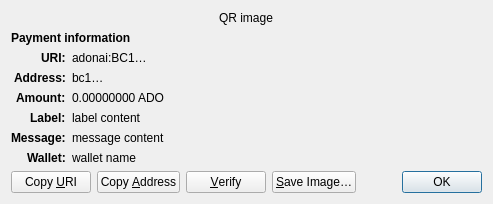
<?xml version="1.0" encoding="UTF-8"?>
<ui version="4.0">
 <class>ReceiveRequestDialog</class>
 <widget class="QDialog" name="ReceiveRequestDialog">
  <property name="geometry">
   <rect>
    <x>0</x>
    <y>0</y>
    <width>413</width>
    <height>229</height>
   </rect>
  </property>
  <property name="windowTitle">
   <string>Request payment to …</string>
  </property>
  <layout class="QGridLayout" name="gridLayout" columnstretch="0,1">
   <property name="sizeConstraint">
    <enum>QLayout::SetFixedSize</enum>
   </property>
   <item row="0" column="0" colspan="2" alignment="Qt::AlignHCenter">
    <widget class="QRImageWidget" name="qr_code">
     <property name="text">
      <string notr="true">QR image</string>
     </property>
     <property name="textInteractionFlags">
      <set>Qt::NoTextInteraction</set>
     </property>
    </widget>
   </item>
   <item row="1" column="0" colspan="2">
    <widget class="QLabel" name="payment_header">
     <property name="font">
      <font>
       <weight>75</weight>
       <bold>true</bold>
      </font>
     </property>
     <property name="text">
      <string>Payment information</string>
     </property>
     <property name="textInteractionFlags">
      <set>Qt::NoTextInteraction</set>
     </property>
    </widget>
   </item>
   <item row="2" column="0" alignment="Qt::AlignRight|Qt::AlignTop">
    <widget class="QLabel" name="uri_tag">
     <property name="font">
      <font>
       <weight>75</weight>
       <bold>true</bold>
      </font>
     </property>
     <property name="text">
      <string notr="true">URI:</string>
     </property>
     <property name="textFormat">
      <enum>Qt::PlainText</enum>
     </property>
     <property name="textInteractionFlags">
      <set>Qt::NoTextInteraction</set>
     </property>
    </widget>
   </item>
   <item row="2" column="1" alignment="Qt::AlignTop">
    <widget class="QLabel" name="uri_content">
     <property name="text">
      <string notr="true">adonai:BC1…</string>
     </property>
     <property name="textFormat">
      <enum>Qt::RichText</enum>
     </property>
     <property name="wordWrap">
      <bool>true</bool>
     </property>
     <property name="textInteractionFlags">
      <set>Qt::TextSelectableByMouse</set>
     </property>
    </widget>
   </item>
   <item row="3" column="0" alignment="Qt::AlignRight|Qt::AlignTop">
    <widget class="QLabel" name="address_tag">
     <property name="font">
      <font>
       <weight>75</weight>
       <bold>true</bold>
      </font>
     </property>
     <property name="text">
      <string>Address:</string>
     </property>
     <property name="textInteractionFlags">
      <set>Qt::NoTextInteraction</set>
     </property>
    </widget>
   </item>
   <item row="3" column="1" alignment="Qt::AlignTop">
    <widget class="QLabel" name="address_content">
     <property name="text">
      <string notr="true">bc1…</string>
     </property>
     <property name="textFormat">
      <enum>Qt::PlainText</enum>
     </property>
     <property name="textInteractionFlags">
      <set>Qt::TextSelectableByMouse</set>
     </property>
    </widget>
   </item>
   <item row="4" column="0" alignment="Qt::AlignRight|Qt::AlignTop">
    <widget class="QLabel" name="amount_tag">
     <property name="font">
      <font>
       <weight>75</weight>
       <bold>true</bold>
      </font>
     </property>
     <property name="text">
      <string>Amount:</string>
     </property>
     <property name="textInteractionFlags">
      <set>Qt::NoTextInteraction</set>
     </property>
    </widget>
   </item>
   <item row="4" column="1" alignment="Qt::AlignTop">
    <widget class="QLabel" name="amount_content">
     <property name="text">
      <string notr="true">0.00000000 ADO</string>
     </property>
     <property name="textFormat">
      <enum>Qt::PlainText</enum>
     </property>
     <property name="textInteractionFlags">
      <set>Qt::TextSelectableByMouse</set>
     </property>
    </widget>
   </item>
   <item row="5" column="0" alignment="Qt::AlignRight|Qt::AlignTop">
    <widget class="QLabel" name="label_tag">
     <property name="font">
      <font>
       <weight>75</weight>
       <bold>true</bold>
      </font>
     </property>
     <property name="text">
      <string>Label:</string>
     </property>
     <property name="textInteractionFlags">
      <set>Qt::NoTextInteraction</set>
     </property>
    </widget>
   </item>
   <item row="5" column="1" alignment="Qt::AlignTop">
    <widget class="QLabel" name="label_content">
     <property name="text">
      <string notr="true">label content</string>
     </property>
     <property name="textFormat">
      <enum>Qt::PlainText</enum>
     </property>
     <property name="wordWrap">
      <bool>true</bool>
     </property>
     <property name="textInteractionFlags">
      <set>Qt::TextSelectableByMouse</set>
     </property>
    </widget>
   </item>
   <item row="6" column="0" alignment="Qt::AlignRight|Qt::AlignTop">
    <widget class="QLabel" name="message_tag">
     <property name="font">
      <font>
       <weight>75</weight>
       <bold>true</bold>
      </font>
     </property>
     <property name="text">
      <string>Message:</string>
     </property>
     <property name="textInteractionFlags">
      <set>Qt::NoTextInteraction</set>
     </property>
    </widget>
   </item>
   <item row="6" column="1" alignment="Qt::AlignTop">
    <widget class="QLabel" name="message_content">
     <property name="text">
      <string notr="true">message content</string>
     </property>
     <property name="textFormat">
      <enum>Qt::PlainText</enum>
     </property>
     <property name="wordWrap">
      <bool>true</bool>
     </property>
     <property name="textInteractionFlags">
      <set>Qt::TextSelectableByMouse</set>
     </property>
    </widget>
   </item>
   <item row="7" column="0" alignment="Qt::AlignRight|Qt::AlignTop">
    <widget class="QLabel" name="wallet_tag">
     <property name="font">
      <font>
       <weight>75</weight>
       <bold>true</bold>
      </font>
     </property>
     <property name="text">
      <string>Wallet:</string>
     </property>
     <property name="textInteractionFlags">
      <set>Qt::NoTextInteraction</set>
     </property>
    </widget>
   </item>
   <item row="7" column="1" alignment="Qt::AlignTop">
    <widget class="QLabel" name="wallet_content">
     <property name="text">
      <string notr="true">wallet name</string>
     </property>
     <property name="textFormat">
      <enum>Qt::PlainText</enum>
     </property>
     <property name="wordWrap">
      <bool>true</bool>
     </property>
     <property name="textInteractionFlags">
      <set>Qt::TextSelectableByMouse</set>
     </property>
    </widget>
   </item>
   <item row="8" column="0" colspan="2">
    <layout class="QHBoxLayout" name="horizontalLayout">
     <item>
      <widget class="QPushButton" name="btnCopyURI">
       <property name="text">
        <string>Copy &amp;URI</string>
       </property>
       <property name="autoDefault">
        <bool>false</bool>
       </property>
      </widget>
     </item>
     <item>
      <widget class="QPushButton" name="btnCopyAddress">
       <property name="text">
        <string>Copy &amp;Address</string>
       </property>
       <property name="autoDefault">
        <bool>false</bool>
       </property>
      </widget>
     </item>
     <item>
      <widget class="QPushButton" name="btnVerify">
       <property name="text">
        <string>&amp;Verify</string>
       </property>
       <property name="toolTip">
        <string>Verify this address on e.g. a hardware wallet screen</string>
       </property>
       <property name="autoDefault">
        <bool>false</bool>
       </property>
      </widget>
     </item>
     <item>
      <widget class="QPushButton" name="btnSaveAs">
       <property name="text">
        <string>&amp;Save Image…</string>
       </property>
       <property name="autoDefault">
        <bool>false</bool>
       </property>
      </widget>
     </item>
     <item>
      <spacer name="horizontalSpacer_2">
       <property name="orientation">
        <enum>Qt::Horizontal</enum>
       </property>
       <property name="sizeHint" stdset="0">
        <size>
         <width>40</width>
         <height>20</height>
        </size>
       </property>
      </spacer>
     </item>
     <item>
      <widget class="QDialogButtonBox" name="buttonBox">
       <property name="focusPolicy">
        <enum>Qt::StrongFocus</enum>
       </property>
       <property name="standardButtons">
        <set>QDialogButtonBox::Ok</set>
       </property>
      </widget>
     </item>
    </layout>
   </item>
  </layout>
 </widget>
 <customwidgets>
  <customwidget>
   <class>QRImageWidget</class>
   <extends>QLabel</extends>
   <header>qt/qrimagewidget.h</header>
  </customwidget>
 </customwidgets>
 <tabstops>
  <tabstop>buttonBox</tabstop>
  <tabstop>btnCopyURI</tabstop>
  <tabstop>btnCopyAddress</tabstop>
  <tabstop>btnSaveAs</tabstop>
 </tabstops>
 <resources/>
 <connections>
  <connection>
   <sender>buttonBox</sender>
   <signal>accepted()</signal>
   <receiver>ReceiveRequestDialog</receiver>
   <slot>accept()</slot>
   <hints>
    <hint type="sourcelabel">
     <x>135</x>
     <y>230</y>
    </hint>
    <hint type="destinationlabel">
     <x>135</x>
     <y>126</y>
    </hint>
   </hints>
  </connection>
 </connections>
</ui>
